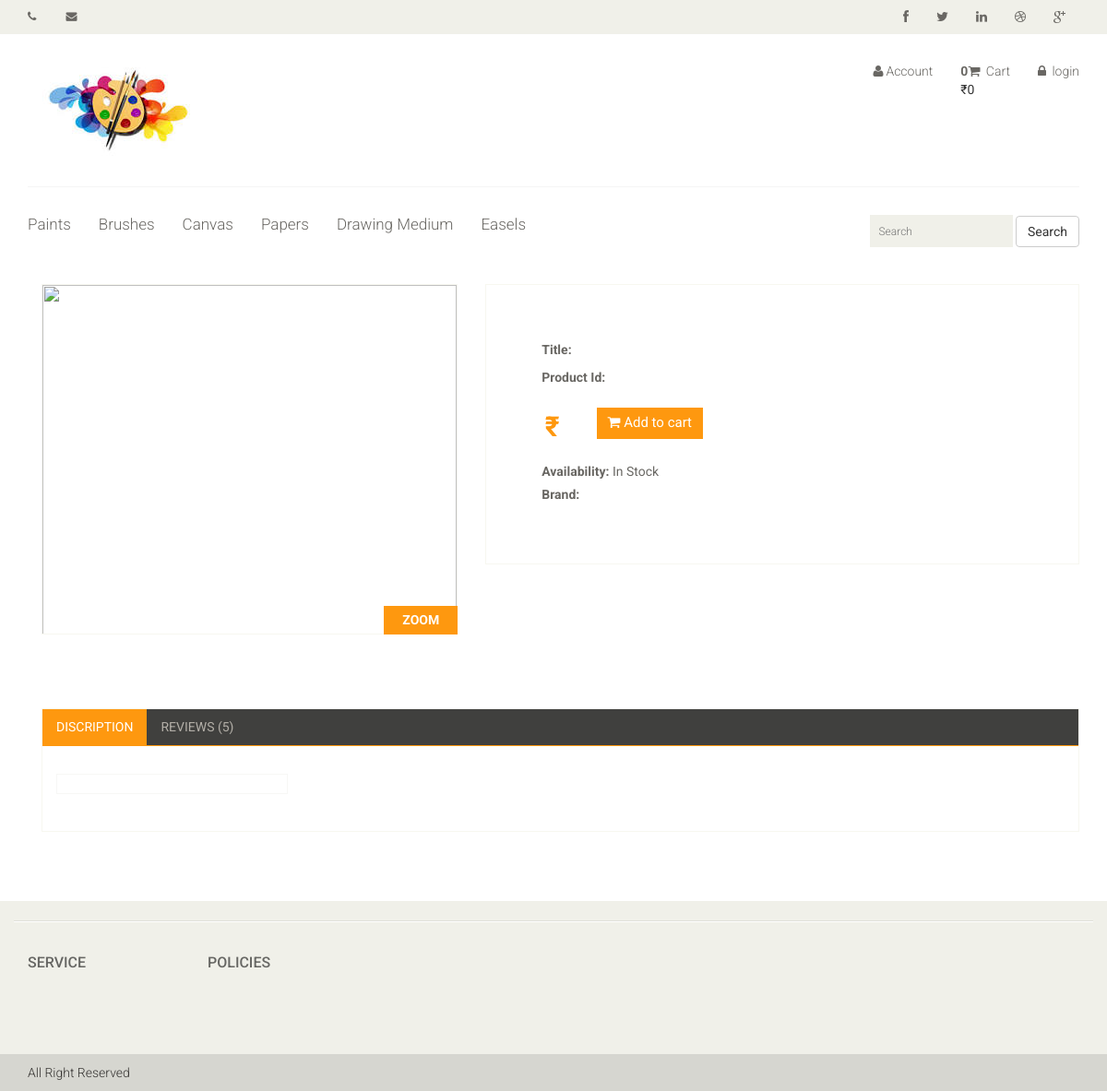
Page /product-details.php on the committed database.
### tables this page shows
CREATE TABLE `categories` (
  `cat_id` int(10) NOT NULL,
  `cat_title` text NOT NULL
);

### functions/functions.php (the view, shortened to what this page needs)
<?php
 $con=mysqli_connect("localhost","root","","arthub");
function getIp() {
    $ip = $_SERVER['REMOTE_ADDR'];
    return $ip;
}
function getCategory()
{
    global $con;
    $get_cats="select * from categories";
                                $run_cats=mysqli_query($con, $get_cats);
                                    while ($row_cats=mysqli_fetch_array($run_cats)){
                                        $cat_id=$row_cats['cat_id'];
                                        $cat_title=$row_cats['cat_title'];
                                     echo    "<li><a href='index.php?cat=$cat_id'>$cat_title</a></li>";
                                    }
}
function items()
{
    global $con;
    if(isset($_GET['pd_id'])){
          $ip_add=getIp();
        $get_items="select * from cart where ip_add='$ip_add'";
        $run_items=mysqli_query($con,$get_items);
        $count_items=mysqli_num_rows($run_items);
    }
    else{
          $ip_add=getIp();
        $get_items="select * from cart where ip_add='$ip_add'";
        $run_items=mysqli_query($con,$get_items);
        $count_items=mysqli_num_rows($run_items);
    }
    echo $count_items;
}
function total_price()
{
    $total=0;
    echo $total;
}
?>

### css/main.css (style rules this page uses)
body { font-family: 'Roboto', sans-serif; background:; position: relative; font-weight:400px; }
ul li { list-style: none; }
a { -webkit-transition: 300ms; -moz-transition: 300ms; -o-transition: 300ms; transition: 300ms; }
.mainmenu ul li { padding-right: 15px; padding-left: 15px; }
.mainmenu ul li:first-child { padding-left: 0px; }
.mainmenu ul li a { color: #696763; font-family: 'Roboto', sans-serif; font-size: 17px; font-weight: 300; padding: 0; padding-bottom: 10px; }

### rows in the picture
categories: cat_title "Paints"
categories: cat_title "Brushes"
categories: cat_title "Canvas"
categories: cat_title "Papers"
categories: cat_title "Drawing Medium"
categories: cat_title "Easels"

### other values in the picture
$count_items "0"
$total "0"
